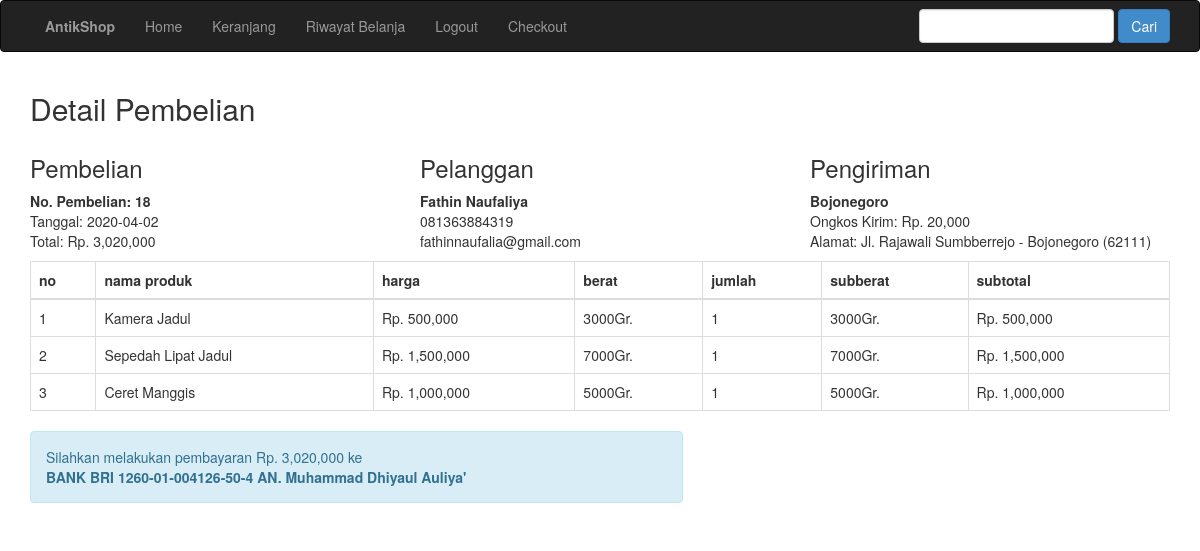
Page /nota.php?id=18 (signed in) on the committed database.
### tables this page shows
CREATE TABLE `pembelian` (
  `id_pembelian` int(11) NOT NULL,
  `id_pelanggan` int(11) NOT NULL,
  `id_ongkir` int(11) NOT NULL,
  `tanggal_pembelian` date NOT NULL,
  `total_pembelian` int(11) NOT NULL,
  `nama_kota` varchar(100) NOT NULL,
  `tarif` int(11) NOT NULL,
  `alamat_pengiriman` text NOT NULL,
  `status_pembelian` varchar(100) NOT NULL DEFAULT 'pending',
  `resi_pengiriman` varchar(50) NOT NULL
);

CREATE TABLE `pelanggan` (
  `id_pelanggan` int(11) NOT NULL,
  `email_pelanggan` varchar(100) NOT NULL,
  `password_pelanggan` varchar(50) NOT NULL,
  `nama_pelanggan` varchar(100) NOT NULL,
  `telepon_pelanggan` varchar(25) NOT NULL,
  `alamat_pelanggan` text NOT NULL
);

CREATE TABLE `pembelian_produk` (
  `id_pembelian_produk` int(11) NOT NULL,
  `id_pembelian` int(11) NOT NULL,
  `id_produk` int(11) NOT NULL,
  `jumlah` int(11) NOT NULL,
  `nama` varchar(100) NOT NULL,
  `harga` int(11) NOT NULL,
  `berat` int(11) NOT NULL,
  `subberat` int(11) NOT NULL,
  `subharga` int(11) NOT NULL
);

### nota.php (the view, shortened to what this page needs)
<?php
include 'koneksi.php';?>
<!DOCTYPE html>
<html>
<head>
	<link rel="stylesheet" href="admin/assets/css/bootstrap.css">
</head>
<body>
<?php include 'menu.php'; ?>
<section class="konten">
	<div class="container">
	<h2>Detail Pembelian</h2>
<?php
$ambil = $koneksi->query("SELECT * FROM pembelian JOIN pelanggan
	ON pembelian.id_pelanggan=pelanggan.id_pelanggan
	WHERE pembelian.id_pembelian='$_GET[id]'");
$detail = $ambil->fetch_assoc();
?>
<div class="row">
	<div class="col-md-4">
		<h3>Pembelian</h3>
		<strong>No. Pembelian: <?php echo $detail['id_pembelian']?></strong> <br>
		Tanggal: <?php echo $detail['tanggal_pembelian']; ?> <br>
		Total: Rp. <?php echo number_format($detail['total_pembelian']) ?>
	</div>
	<div class="col-md-4">
		<h3>Pelanggan</h3>
		<strong><?php echo $detail['nama_pelanggan']; ?></strong> <br>
		<p>
			<?php echo $detail['telepon_pelanggan']; ?> <br>
			<?php echo $detail['email_pelanggan']; ?>
		</p>
	</div>
	<div class="col-md-4">
		<h3>Pengiriman</h3>
		<strong><?php echo $detail['nama_kota']?></strong> <br>
		Ongkos Kirim: Rp. <?php echo number_format($detail['tarif']) ?><br>
		Alamat: <?php echo $detail['alamat_pengiriman'] ?>
	</div>
</div>
<table class="table table-bordered">
	<thead>
		<tr>
			<th>no</th>
			<th>nama produk</th>
			<th>harga</th>
			<th>berat</th>
			<th>jumlah</th>
			<th>subberat</th>
			<th>subtotal</th>
		</tr>
	</thead>
	<tbody>
		<?php $nomor=1; ?>
		<?php $ambil=$koneksi->query("SELECT * FROM pembelian_produk WHERE id_pembelian='$_GET[id]'"); ?>
		<?php while($pecah=$ambil->fetch_assoc()) { ?>
		<tr>
			<td><?php echo $nomor;?></td>
			<td><?php echo $pecah['nama']; ?></td>
			<td>Rp. <?php echo number_format ($pecah['harga']); ?></td>
			<td><?php echo $pecah['berat']; ?>Gr.</td>
			<td><?php echo $pecah['jumlah']; ?></td>
			<td><?php echo $pecah['subberat']?>Gr.</td>
			<td>Rp. <?php echo number_format ($pecah['subharga'])?></td>
		</tr>
		<?php $nomor++; ?>
		<?php } ?>
	</tbody>
</table>
<div class="row">
	<div class="col-md-7">
		<div class="alert alert-info">
			<p>
				Silahkan melakukan pembayaran Rp. <?php echo number_format($detail['total_pembelian']);?> ke <br>
				<strong>BANK BRI 1260-01-004126-50-4 AN. Muhammad Dhiyaul Auliya'</strong>
			</p>
		</div>
	</div>
</div>
	</div>
</section>
</body>
</html>

### menu.php
<nav class="navbar navbar-inverse" role="navigation">
	<div class="container">
	<ul class="nav navbar-nav">
        <li><a href="lp/index.php"><strong>AntikShop</strong></a></li>
    	<li><a href="index.php">Home</a></li>
        <li><a href="keranjang.php">Keranjang</a></li>
        <?php if (isset($_SESSION["pelanggan"])):?>
            <li><a href="riwayat.php">Riwayat Belanja</a></li>
        	<li><a href="logout.php">Logout</a></li>
        <?php else:?>
        	<li><a href="login.php">Login</a></li>
            <li><a href="daftar.php">Daftar</a></li>
        <?php endif ?>
        <li><a href="checkout.php">Checkout</a></li>
    </ul>
    <form action="pencarian.php" method="get" class="navbar-form navbar-right">
        <input type="text" class="form-control" name="keyword">
        <button class="btn btn-primary">Cari</button>
    </form>
    </div>
</nav>

### rows in the picture
pembelian: id_pembelian "18", tanggal_pembelian "2020-04-02", total_pembelian "3,020,000", id_pelanggan.nama_pelanggan "Fathin Naufaliya", id_pelanggan.telepon_pelanggan "081363884319", id_pelanggan.email_pelanggan "fathinnaufalia@gmail.com", nama_kota "Bojonegoro", tarif "20,000", alamat_pengiriman "Jl. Rajawali Sumbberrejo - Bojonegoro (62111)"
pembelian_produk: nama "Kamera Jadul", harga "500,000", berat "3000", jumlah "1", subberat "3000", subharga "500,000"
pembelian_produk: nama "Sepedah Lipat Jadul", harga "1,500,000", berat "7000", jumlah "1", subberat "7000", subharga "1,500,000"
pembelian_produk: nama "Ceret Manggis", harga "1,000,000", berat "5000", jumlah "1", subberat "5000", subharga "1,000,000"
